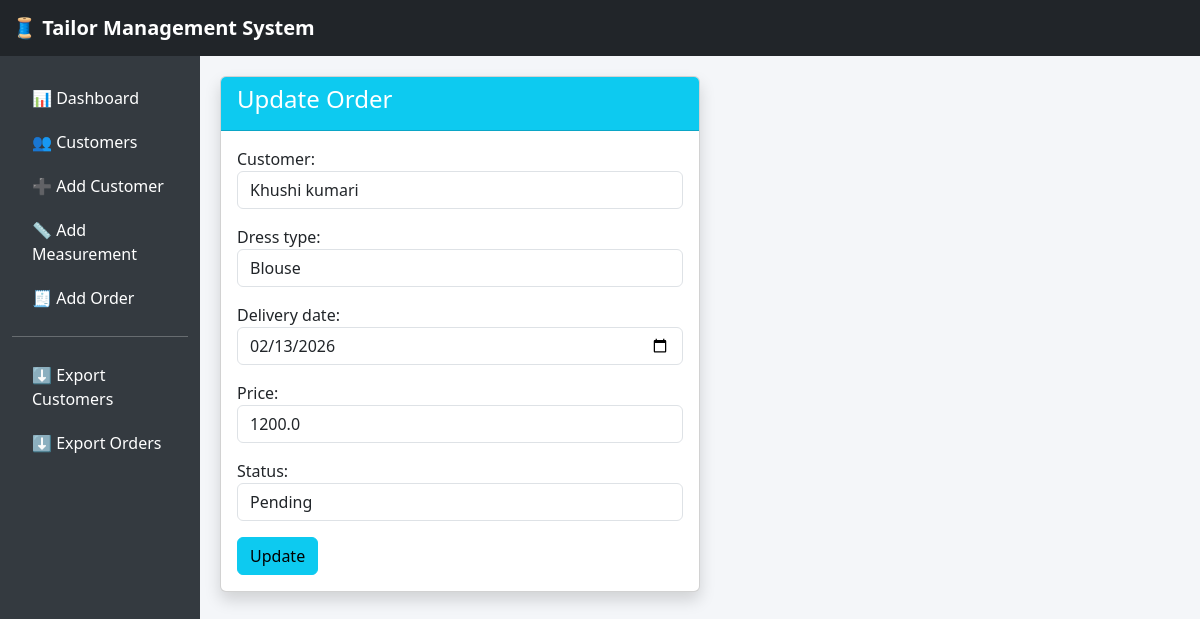
Page /orders/update/3/ on the committed database.
### Tailor/models.py (models this page shows, shortened)
class Order(models.Model):
    STATUS = [
        ('Pending', 'Pending'),
        ('In Progress', 'In Progress'),
        ('Completed', 'Completed'),
    ]
    customer = models.ForeignKey(Customer, on_delete=models.CASCADE, related_name="orders")
    dress_type = models.CharField(max_length=50)
    coming_date = models.DateField(auto_now_add=True)  # 🔥 Auto order date
    delivery_date = models.DateField()
    price = models.FloatField()
    status = models.CharField(max_length=20, choices=STATUS, default='Pending')

### Tailor/views.py (the view)
# urls.py: path('orders/update/<int:pk>/', views.update_order, name='update_order'),
def update_order(request, pk):
    order = get_object_or_404(Order, pk=pk)
    form = OrderForm(request.POST or None, instance=order)
    if form.is_valid():
        form.save()
        messages.success(request, "Order updated successfully!")
        return redirect("customer_detail", pk=order.customer.id)
    return render(request, "Tailor/update_order.html", {"form": form})

### Tailor/forms.py
class OrderForm(forms.ModelForm):
    class Meta:
        model = Order
        fields = ['customer', 'dress_type', 'delivery_date', 'price', 'status']
        widgets = {
            'customer': forms.Select(attrs={'class': 'form-control'}),
            'dress_type': forms.TextInput(attrs={'class': 'form-control'}),
            'delivery_date': forms.DateInput(attrs={
                'type': 'date',
                'class': 'form-control'
            }),
            'price': forms.NumberInput(attrs={'class': 'form-control'}),
            'status': forms.Select(attrs={'class': 'form-control'}),
        }

### Tailor/models.py (called while the page is built)
    def __str__(self):
        return self.name

### Tailor/templates/Tailor/update_order.html (shortened to what this page needs)
{% extends "tailor/base.html" %}
{% block content %}
<div class="card shadow col-md-6">
    <div class="card-header bg-info text-white">
        <h4>Update Order</h4>
    </div>
    <div class="card-body">
        <form method="POST">
            {{ form.as_p }}
            <button type="submit" class="btn btn-info">
                Update
            </button>
        </form>
    </div>
</div>
{% endblock %}

### Tailor/templates/Tailor/base.html (style rules this page uses)
body { background-color: #f4f6f9; }

### rows in the picture
Order: customer "Khushi kumari", dress_type "Blouse", delivery_date "02/13/2026", price "1200.0", status "Pending"
